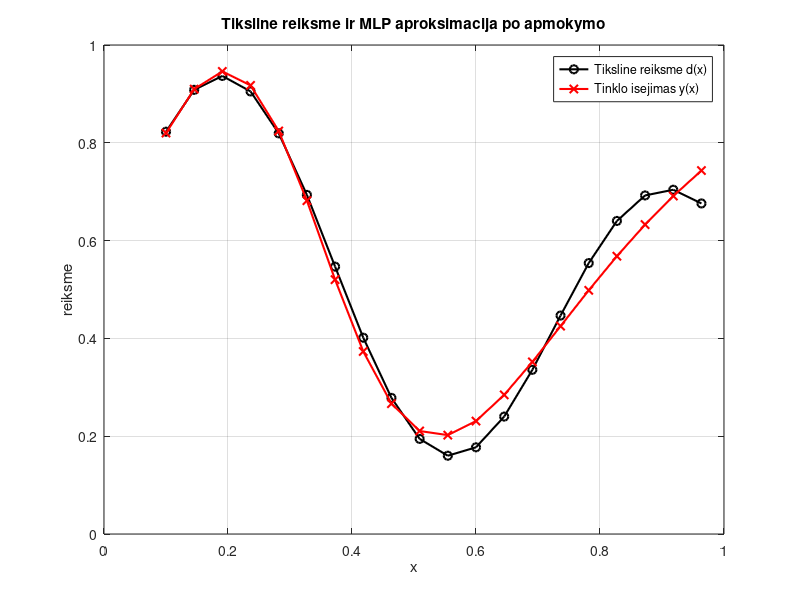

Reproduce this figure in MATLAB.
%% IS-Lab2: Daugiasluoksnis perceptronas (2 sluoksniai), mokymas Backpropagation metodu
% Nenaudojami newff / train / sim. Visi svoriai/bias'ai - atskiri skaliariniai
% kintamieji (be masyvu), kaip reikalauja uzduotis.
%
% Architektura:
%   1 ivestis -> 6 pasleptojo sluoksnio neuronai (sigmoide) -> 1 tiesinis isejimo neuronas
%
% Autorius: Kamil (Lab2)

clear; clc; close all;

%% 1. Mokymo duomenys (20 tasku), ivestis intervale [0,1]
x = 0.1 : 1/22 : 1;              % 20 tasku
N = length(x);

% Tiksline funkcija, kuria reikia aproksimuoti (duota kreive)
d = (1 + 0.6*sin(2*pi*x/0.7) + 0.3*sin(2*pi*x)) / 2;

% figure(1);
% plot(x, d, 'k-o'); hold on;
% xlabel('x'); ylabel('d(x)');
% title('Tiksline kreive, kuria reikia aproksimuoti');
% grid on;

%% 2. Tinklo inicializavimas (6 pasleptojo sluoksnio neuronai, visi atskiri skaliarai)
rng(1);  % rezultatu pakartojamumui

% --- Pasleptojo sluoksnio svoriai ir bias'ai (1..6 neuronas) ---
w11 = randn(1); b11 = randn(1);
w12 = randn(1); b12 = randn(1);
w13 = randn(1); b13 = randn(1);
w14 = randn(1); b14 = randn(1);
w15 = randn(1); b15 = randn(1);
w16 = randn(1); b16 = randn(1);

% --- Isejimo sluoksnio svoriai ir bias (tiesinis neuronas) ---
w21 = randn(1);
w22 = randn(1);
w23 = randn(1);
w24 = randn(1);
w25 = randn(1);
w26 = randn(1);
b21 = randn(1);

%% 3. Mokymo parametrai
eta      = 0.1;      % mokymosi zingsnis
epochs   = 5000;      % epochu skaicius
mse_hist = zeros(1, epochs);

y  = zeros(1, N);     % tinklo isejimo saugojimas
e  = zeros(1, N);     % paklaidos saugojimas

%% 4. Mokymo ciklas (Backpropagation, atnaujinimas po kiekvieno pavyzdzio)
for epoch = 1:epochs
    kvadr_paklaidu_suma = 0;

    for index = 1:N

        %% ---- TIESIOGINIS SKLIDIMAS (FORWARD PASS) ----
        % Pasleptasis sluoksnis (sigmoidine aktyvavimo funkcija)
        y1 = 1 / (1 + exp(-(x(index)*w11 + b11)));
        y2 = 1 / (1 + exp(-(x(index)*w12 + b12)));
        y3 = 1 / (1 + exp(-(x(index)*w13 + b13)));
        y4 = 1 / (1 + exp(-(x(index)*w14 + b14)));
        y5 = 1 / (1 + exp(-(x(index)*w15 + b15)));
        y6 = 1 / (1 + exp(-(x(index)*w16 + b16)));

        % Isejimo sluoksnis (tiesine aktyvavimo funkcija -> tiesiog svertine suma)
        y(index) = y1*w21 + y2*w22 + y3*w23 + y4*w24 + y5*w25 + y6*w26 + b21;

        %% ---- PAKLAIDOS SKAICIAVIMAS ----
        e(index) = d(index) - y(index);
        kvadr_paklaidu_suma = kvadr_paklaidu_suma + e(index)^2;

        %% ---- BACKPROPAGATION: ISEJIMO SLUOKSNIS ----
        % Isejimo neuronas tiesinis => aktyvavimo funkcijos isvestine = 1
        w21 = w21 + eta * e(index) * y1;
        w22 = w22 + eta * e(index) * y2;
        w23 = w23 + eta * e(index) * y3;
        w24 = w24 + eta * e(index) * y4;
        w25 = w25 + eta * e(index) * y5;
        w26 = w26 + eta * e(index) * y6;
        b21 = b21 + eta * e(index) * 1;

        %% ---- BACKPROPAGATION: PASLEPTASIS SLUOKSNIS ----
        % delta_j = phi'(net_j) * e * w2j   cia phi'(net_j) = yj*(1-yj)
        delta1 = y1*(1-y1) * e(index) * w21;
        delta2 = y2*(1-y2) * e(index) * w22;
        delta3 = y3*(1-y3) * e(index) * w23;
        delta4 = y4*(1-y4) * e(index) * w24;
        delta5 = y5*(1-y5) * e(index) * w25;
        delta6 = y6*(1-y6) * e(index) * w26;

        w11 = w11 + eta * delta1 * x(index);
        w12 = w12 + eta * delta2 * x(index);
        w13 = w13 + eta * delta3 * x(index);
        w14 = w14 + eta * delta4 * x(index);
        w15 = w15 + eta * delta5 * x(index);
        w16 = w16 + eta * delta6 * x(index);

        b11 = b11 + eta * delta1;
        b12 = b12 + eta * delta2;
        b13 = b13 + eta * delta3;
        b14 = b14 + eta * delta4;
        b15 = b15 + eta * delta5;
        b16 = b16 + eta * delta6;

    end

    mse_hist(epoch) = kvadr_paklaidu_suma / N;
end

%% 5. Rezultatai

% Perskaiciuojamas galutinis tinklo isejimas po apmokymo
for index = 1:N
    y1 = 1 / (1 + exp(-(x(index)*w11 + b11)));
    y2 = 1 / (1 + exp(-(x(index)*w12 + b12)));
    y3 = 1 / (1 + exp(-(x(index)*w13 + b13)));
    y4 = 1 / (1 + exp(-(x(index)*w14 + b14)));
    y5 = 1 / (1 + exp(-(x(index)*w15 + b15)));
    y6 = 1 / (1 + exp(-(x(index)*w16 + b16)));
    y(index) = y1*w21 + y2*w22 + y3*w23 + y4*w24 + y5*w25 + y6*w26 + b21;
end

figure(2);
plot(x, d, 'k-o', 'LineWidth', 1.5); hold on;
plot(x, y, 'r-x', 'LineWidth', 1.5);
legend('Tiksline reiksme d(x)', 'Tinklo isejimas y(x)');
xlabel('x'); ylabel('reiksme');
title('Tiksline reiksme ir MLP aproksimacija po apmokymo');
grid on;

% figure(3);
% plot(1:epochs, mse_hist, 'b-');
% xlabel('Epocha'); ylabel('MSE');
% title('Mokymo paklaida (MSE) per epochas');
% grid on;

fprintf('Galutine MSE = %.6f\n', mse_hist(end));
